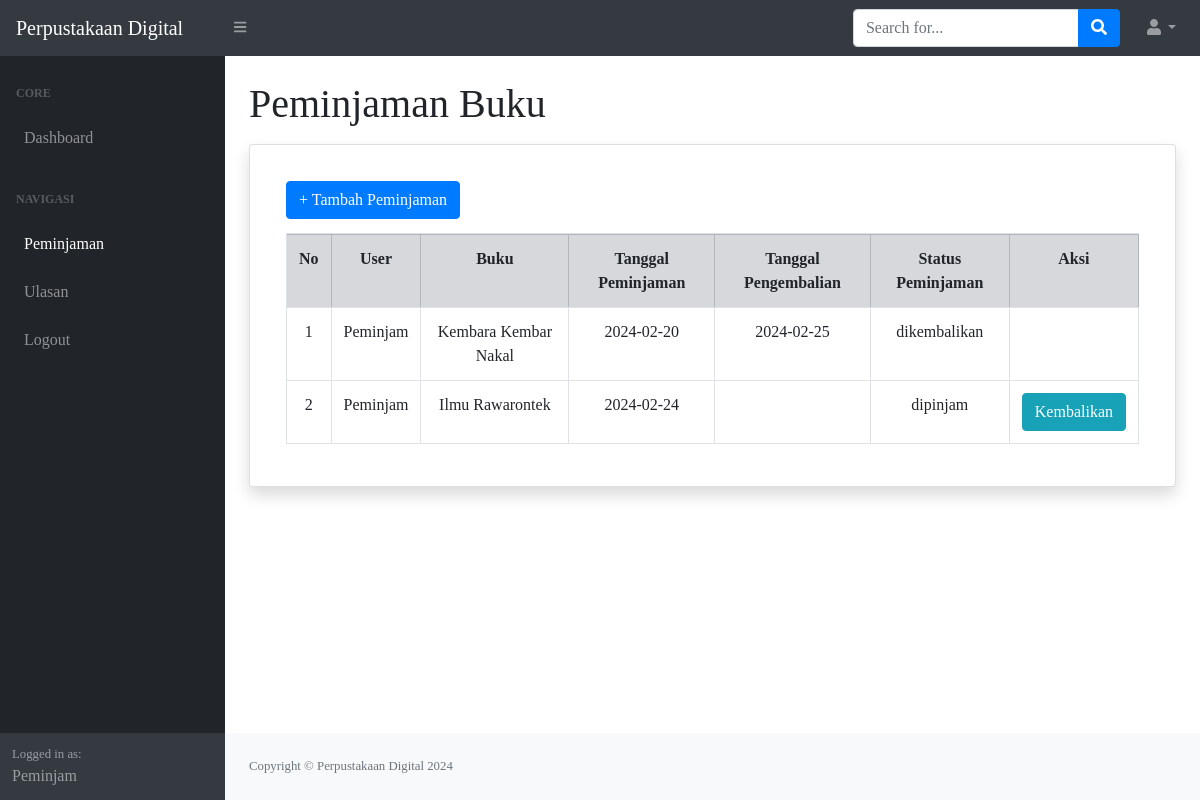
/index.php?page=peminjaman (signed in), run on the app's committed database.
### tables this page shows
CREATE TABLE `peminjaman` (
  `id_peminjaman` int(11) NOT NULL,
  `id_user` int(11) DEFAULT NULL,
  `id_buku` int(11) DEFAULT NULL,
  `tanggal_peminjaman` varchar(255) DEFAULT NULL,
  `tanggal_pengembalian` varchar(255) DEFAULT NULL,
  `status_peminjaman` enum('dipinjam','dikembalikan') DEFAULT NULL
);

CREATE TABLE `user` (
  `id_user` int(11) NOT NULL,
  `nama` varchar(255) DEFAULT NULL,
  `username` varchar(255) DEFAULT NULL,
  `password` varchar(255) DEFAULT NULL,
  `email` varchar(255) DEFAULT NULL,
  `alamat` text DEFAULT NULL,
  `no_telepon` varchar(255) DEFAULT NULL,
  `level` enum('admin','petugas','peminjam') DEFAULT NULL
);

CREATE TABLE `buku` (
  `id_buku` int(11) NOT NULL,
  `id_kategori` int(11) DEFAULT NULL,
  `judul` varchar(255) DEFAULT NULL,
  `penulis` varchar(255) DEFAULT NULL,
  `penerbit` varchar(255) DEFAULT NULL,
  `tahun_terbit` varchar(255) DEFAULT NULL,
  `stok` int(11) DEFAULT NULL
);

### peminjaman.php (the view)
<h1 class="mt-4 mb-3">Peminjaman Buku</h1>
<div class="card shadow p-3 mb-5 bg-body rounded">
    <div class="card-body">
        <div class="row">
            <div class="col-md-12">
                <a href="?page=peminjaman_tambah" class="btn btn-primary mb-2">+ Tambah Peminjaman</a>
                <table class="table table-bordered" id="dataTable" width="100%" cellspacing="0">
                    <tr class="text-center table-secondary">
                        <th>No</th>
                        <th>User</th>
                        <th>Buku</th>
                        <th>Tanggal Peminjaman</th>
                        <th>Tanggal Pengembalian</th>
                        <th>Status Peminjaman</th>
                        <th>Aksi</th>
                    </tr>
                    <?php
                    $i = 1;
                    $query = mysqli_query($koneksi, "SELECT*FROM peminjaman LEFT JOIN user ON user.id_user = peminjaman.id_user LEFT JOIN buku ON buku.id_buku = peminjaman.id_buku WHERE peminjaman.id_user=" . $_SESSION['user']['id_user']);
                    while ($data = mysqli_fetch_array($query)) {
                    ?>
                        <tr class="text-center">
                            <td><?php echo $i++; ?></td>
                            <td><?php echo $data['nama']; ?></td>
                            <td><?php echo $data['judul']; ?></td>
                            <td><?php echo $data['tanggal_peminjaman']; ?></td>
                            <td><?php echo $data['tanggal_pengembalian']; ?></td>
                            <td><?php echo $data['status_peminjaman']; ?></td>
                            <td>
                                <?php
                                if ($data['status_peminjaman'] == 'dipinjam') {
                                ?>
                                    <a href="?page=peminjaman_ubah&&id=<?php echo $data['id_peminjaman']; ?>" class="btn btn-info">Kembalikan</a>
                                <?php
                                }
                                ?>
                            </td>
                        </tr>
                    <?php
                    }
                    ?>
                </table>
            </div>
        </div>
    </div>
</div>

### data on the page
peminjaman: id_user.nama "Peminjam", id_buku.judul "Kembara Kembar Nakal", tanggal_peminjaman "2024-02-20", tanggal_pengembalian "2024-02-25", status_peminjaman "dikembalikan"
peminjaman: id_user.nama "Peminjam", id_buku.judul "Ilmu Rawarontek", tanggal_peminjaman "2024-02-24", status_peminjaman "dipinjam"

### other printed values
$_SESSION['user']['nama'] "Peminjam"
